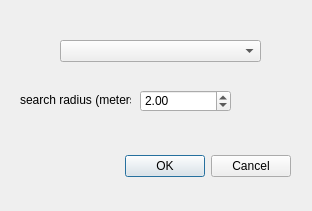
<?xml version="1.0" encoding="UTF-8"?>
<ui version="4.0">
 <class>RepairLinesConncetionsDialogBase</class>
 <widget class="QDialog" name="RepairLinesConncetionsDialogBase">
  <property name="geometry">
   <rect>
    <x>0</x>
    <y>0</y>
    <width>312</width>
    <height>211</height>
   </rect>
  </property>
  <property name="windowTitle">
   <string>Repair Lines Connections</string>
  </property>
  <widget class="QDialogButtonBox" name="button_box">
   <property name="geometry">
    <rect>
     <x>110</x>
     <y>150</y>
     <width>181</width>
     <height>32</height>
    </rect>
   </property>
   <property name="orientation">
    <enum>Qt::Horizontal</enum>
   </property>
   <property name="standardButtons">
    <set>QDialogButtonBox::Cancel|QDialogButtonBox::Ok</set>
   </property>
  </widget>
  <widget class="QLabel" name="label">
   <property name="geometry">
    <rect>
     <x>20</x>
     <y>90</y>
     <width>111</width>
     <height>20</height>
    </rect>
   </property>
   <property name="text">
    <string>search radius (meters)</string>
   </property>
  </widget>
  <widget class="QDoubleSpinBox" name="doubleSpinBox">
   <property name="geometry">
    <rect>
     <x>140</x>
     <y>90</y>
     <width>91</width>
     <height>22</height>
    </rect>
   </property>
   <property name="value">
    <double>2.000000000000000</double>
   </property>
  </widget>
  <widget class="QComboBox" name="comboBox">
   <property name="geometry">
    <rect>
     <x>60</x>
     <y>40</y>
     <width>201</width>
     <height>22</height>
    </rect>
   </property>
  </widget>
 </widget>
 <resources/>
 <connections>
  <connection>
   <sender>button_box</sender>
   <signal>accepted()</signal>
   <receiver>RepairLinesConncetionsDialogBase</receiver>
   <slot>accept()</slot>
   <hints>
    <hint type="sourcelabel">
     <x>20</x>
     <y>20</y>
    </hint>
    <hint type="destinationlabel">
     <x>20</x>
     <y>20</y>
    </hint>
   </hints>
  </connection>
  <connection>
   <sender>button_box</sender>
   <signal>rejected()</signal>
   <receiver>RepairLinesConncetionsDialogBase</receiver>
   <slot>reject()</slot>
   <hints>
    <hint type="sourcelabel">
     <x>20</x>
     <y>20</y>
    </hint>
    <hint type="destinationlabel">
     <x>20</x>
     <y>20</y>
    </hint>
   </hints>
  </connection>
 </connections>
</ui>
